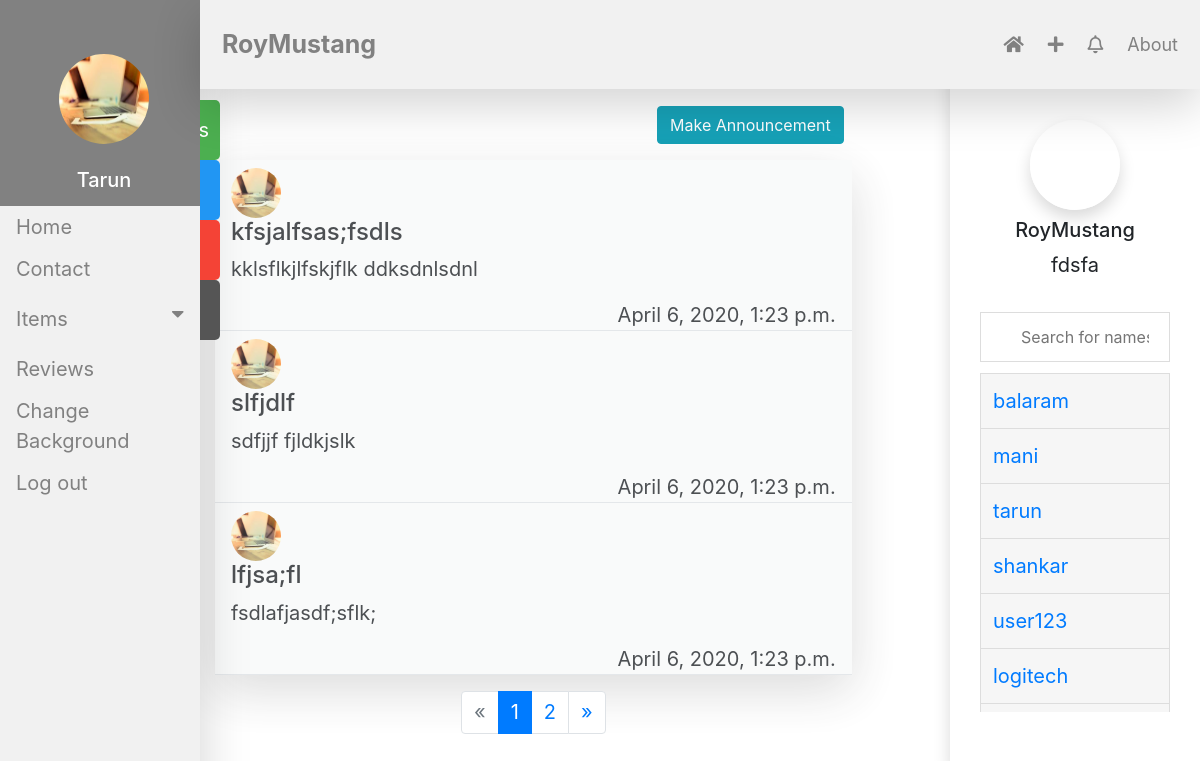
/announcements/29/ (signed in), run on the app's committed database.
### profiles/models.py (models this page shows, shortened)
class Profiles(models.Model):
    user = models.OneToOneField(User, on_delete=models.CASCADE, primary_key=True)
    image = models.ImageField(default='profile_pics/default.jpg', upload_to='profile_pics')
    phone = PhoneNumberField(null=True, blank=False, unique=True)

### groups/models.py (models this page shows, shortened)
class GroupTable(models.Model):
    name = models.CharField(max_length=20, blank=True, null=True)
    desc = models.TextField(max_length=50, blank=True)
    image = models.ImageField(default='group_pics/default.jpg', upload_to='group_pics')
    admin = models.ForeignKey(User, on_delete=models.CASCADE)

class GroupUserTable(models.Model):
    user = models.ForeignKey(User, on_delete=models.CASCADE)
    group = models.ForeignKey(GroupTable, on_delete=models.CASCADE)
    status = models.IntegerField(max_length=1, null=True)
    class Meta:
        unique_together = ('group', 'user')

### announcements/models.py (models this page shows, shortened)
class Post(models.Model):
    name = models.ForeignKey(User, on_delete=models.CASCADE)
    groupid = models.IntegerField(null=True)
    title = models.CharField(max_length=50, unique=False)
    desc = models.TextField(max_length=200, null=True)
    date_created = models.DateTimeField(default=timezone.now)

### announcements/views.py (the view)
# urls.py: path('<int:id>/', views.todoView, name='announcements'),
@login_required
def todoView(request, id):
    group = GroupTable.objects.get(id=id)
    users = GroupUserTable.objects.filter(group=group)
    l_form = LeaveGroupForm()
    x = Post.objects.filter(groupid=group.id).order_by('-date_created')
    page = request.GET.get('page', 1)
    paginator = Paginator(x, 3)
    try:
        announcements = paginator.page(page)
    except PageNotAnInteger:
        announcements = paginator.page(1)
    except EmptyPage:
        announcements = paginator.page(paginator.num_pages)
    context = {
        'all_items' : announcements,
        'group': group,
        'users':users,
        'l_form':l_form,
    }
    return render(request, 'announcements/test2.html', context)

### groups/forms.py
class LeaveGroupForm(forms.Form):
    Choices = (('Y', 'Yes'), ('N', 'No'))
    choice = forms.ChoiceField(choices=Choices, widget=forms.RadioSelect)

### announcements/templates/announcements/test2.html (shortened to what this page needs)
{% extends 'groups/base1.html' %}
{% load static %}
{% block content %}
            <h3>Announcements  </h3>
            <div class="container d-flex justify-content-end p-2">
                <a class="text-decoration-None text-light" href="{% url 'add' group.id %}"><button class="btn btn-info">Make Announcement</button></a>
            </div>
                <div class="container py-0  px-0 shadow-lg bg-light" style="opacity: 0.8">
                    {%for item in all_items %}
                        <div class="container border-bottom pt-2 pb-0 ">
                            <a class="text-dark text-decoration-none " href="{% url 'view_profile' item.name %}"><img class="rounded-circle" height="50" width="50" src="{{ item.name.profiles.image.url }}" alt=""></a>
                            <h4 data-toggle="tooltip" data-placement="right" title="by {{ item.name }}">{{ item.title }}</h4>
                            <p>{{ item.desc }}</p>
                            <div class="container d-flex justify-content-end p-0">
                                {{ item.date_created }}
                            </div>
                        </div>
                    {% endfor %}
                </div>
        <div class="container d-flex justify-content-center">
            {% if all_items.has_other_pages %}
                <ul class="pagination">
                {% if all_items.has_previous %}
                         <li class="page-item"><a class="page-link" href="?page={{  all_items.previous_page_number }}">&laquo;</a></li>
                    {% else %}
                        <li class=" page-item disabled"><span class="page-link">&laquo;</span></li>
                    {% endif %}
                    {% for i in all_items.paginator.page_range %}
                        {% if all_items.number == i %}
                                <li class="page-item active"><span class="page-link">{{ i }} <span class="sr-only">(current)</span></span></li>
                            {% else %}
                                <li class="page-item"><a class="page-link" href="?page={{ i }}">{{ i }}</a></li>
                     {% endif %}
                    {% endfor %}
                {% if all_items.has_next %}
                        <li class="page-item"><a class="page-link" href="?page={{ all_items.next_page_number }}">&raquo;</a></li>
                    {% else %}
                        <li class=" page-item disabled"><span class="page-link">&raquo;</span></li>
                    {% endif %}
                </ul>
            {% endif %}
        </div>
{% endblock content %}

### groups/templates/groups/base1.html (shortened to what this page needs)
{% load static %}
{% load crispy_forms_tags %}
<!DOCTYPE html>
<html lang="en">
<head>
  <link rel="stylesheet" href="https://stackpath.bootstrapcdn.com/bootstrap/4.4.1/css/bootstrap.min.css">
    <link rel="stylesheet" href="https://cdnjs.cloudflare.com/ajax/libs/font-awesome/5.12.1/css/all.min.css">
    <link rel="stylesheet" type="text/css" href="https://cdnjs.cloudflare.com/ajax/libs/aos/2.2.0/aos.css">
</head>
<body>
<div class="sidenav shadow-right shadow-lg px-0 pt-0">
    <a href="{% url 'profile' %}">
        <div class="container-fluid  text-center  pt-5 px-0">
        <img class="rounded-circle center " height="90" width="90" src="{{ user.profiles.image.url }}" alt="">
        <h5 class="pt-4 text-center">{{ user.username }}</h5>
    </div>
    </a>
  <a href="{% url 'dashboard' %}">Home</a>
  <a href="#contact">Contact</a>
  <button class="dropdown-btn">Items
    <i class="fa fa-caret-down"></i>
  </button>
      <a href="#clients">Reviews</a>
      <a href="{% url 'back' %}">Change Background</a>
  <a href="{% url 'logout' %}">Log out</a>
</div>
<div class="header main shadow-bottom fixed-top shadow-lg">
  <a href="{% url 'group-home' group.id %}" class="logo">{{ group.name }}</a>
  <div class="header-right">
    <a href="{% url 'dashboard' %}"><i class="fas fa-home"></i></a>
      <a href="{% url 'create-group' %}"><i class="fas fa-plus"></i></a>
    <a href="{% url 'notifications' %}"><i class="far fa-bell"></i></a>
    <a href="#about">About</a>
  </div>
</div>
<div id="mySidenav" style="margin-left: 200px;height: 100%;overflow-x: hidden;width: 180px;position: fixed;z-index: 1;">
  <a href="{% url 'announcements' group.id %}" id="about">Announcements</a>
  <a href="{% url 'posts-home' group.id %}" id="blog">Posts</a>
   <button class="leave" onclick="document.getElementById('id01').style.display='block'">Leave group</button>
    {% if user == group.admin %}
        <a href="" id="adduser">Add User</a>
    {% endif %}
</div>
<div class="main row mr-0 pt-5 px-0">
       <div class="col-lg-8">
            {% block content %}
        {% endblock content %}
       </div>
    <div class=" col-lg-3 pt-4 container-fluid mr-0 shadow shadow-left" style="float: right;">
        <div class="media-body d-flex pt-5 pb-2 justify-content-center">
            <img class="rounded-circle shadow" height="90" width="90" src="{{ group.image.url }}" alt=""><br>
        </div>
            <h5 class="text-center">{{ group.name }}</h5>
            <p class="text-center">{{ group.desc }}</p>
        <div class="container-fluid pt-3 mr-0"style="overflow-y: scroll;height:60%">
            <input type="text" id="myInput" onkeyup="myfunction()" placeholder="Search for names..">
        <ul id="myUL">
        {% for user in users %}
            <li><a href="#">{{ user.user.username }}</a></li>
        {% endfor %}
        </ul>
        </div>
    </div>
</div>
</body>
</html>

### groups/templates/groups/base1.html (style rules this page uses)
.sidenav { height: 100%; width: 200px; position: fixed; z-index: 1; top: 0; left: 0; background-color: #f1f1f1; overflow-x: hidden; padding-top: 20px; }
.sidenav a, .dropdown-btn { padding: 6px 8px 6px 16px; text-decoration: none; font-size: 20px; color: #818181; display: block; border: none; background: none; width:100%; text-align: left; cursor: pointer; outline: none; }
.main { margin-left: 200px; font-size: 20px; padding: 0 10px; }
.fa-caret-down { float: right; padding-right: 8px; }
.header { overflow: hidden; background-color: #f1f1f1; padding: 20px 10px; }
.header a { float: left; color: #818181; text-align: center; padding: 12px; text-decoration: none; font-size: 18px; line-height: 25px; border-radius: 4px; }
.header a.logo { font-size: 25px; font-weight: bold; }
.header-right { float: right; }
#mySidenav a,.leave { position: absolute; left: -160px; transition: 0.3s; padding: 15px; width: 180px; text-decoration: none; font-size: 20px; color: white; border-radius: 0 5px 5px 0; }
#about { top: 100px; background-color: #4CAF50; }
#blog { top: 160px; background-color: #2196F3; }
#Leavegroup,.leave { top: 212px; background-color: #f44336; }
#adduser { top: 280px; background-color: #555 }
button { background-color: #4CAF50; color: white; padding: 14px 20px; margin: 8px 0; border: none; cursor: pointer; width: 100%; }
.container { padding: 16px; }
#myInput, #MyInput { background-position: 10px 12px; background-repeat: no-repeat; width: 100%; font-size: 16px; padding: 12px 20px 12px 40px; border: 1px solid #ddd; margin-bottom: 12px; }
#myUL, #MyUl { list-style-type: none; padding: 0; margin: 0; }
#myUL li a, #MyUl li a { border: 1px solid #ddd; margin-top: -1px; background-color: #f6f6f6; padding: 12px; text-decoration: none; font-size: 16px color: black; display: block; }

### data on the page
GroupTable: name "RoyMustang", image (placeholder picture), desc "fdsfa"
Post: name.profiles.image (placeholder picture), title "kfsjalfsas;fsdls", desc "kklsflkjlfskjflk ddksdnlsdnl", date_created "April 6, 2020, 1:23 p.m."
Post: name.profiles.image (placeholder picture), title "slfjdlf", desc "sdfjjf fjldkjslk", date_created "April 6, 2020, 1:23 p.m."
Post: name.profiles.image (placeholder picture), title "lfjsa;fl", desc "fsdlafjasdf;sflk;", date_created "April 6, 2020, 1:23 p.m."
GroupUserTable: user.username "balaram"
GroupUserTable: user.username "mani"
GroupUserTable: user.username "tarun"
GroupUserTable: user.username "shankar"
GroupUserTable: user.username "user123"
GroupUserTable: user.username "logitech"

### other printed values
{{ user.username }} "Tarun"
{{ i }} "1"
{{ i }} "2"
